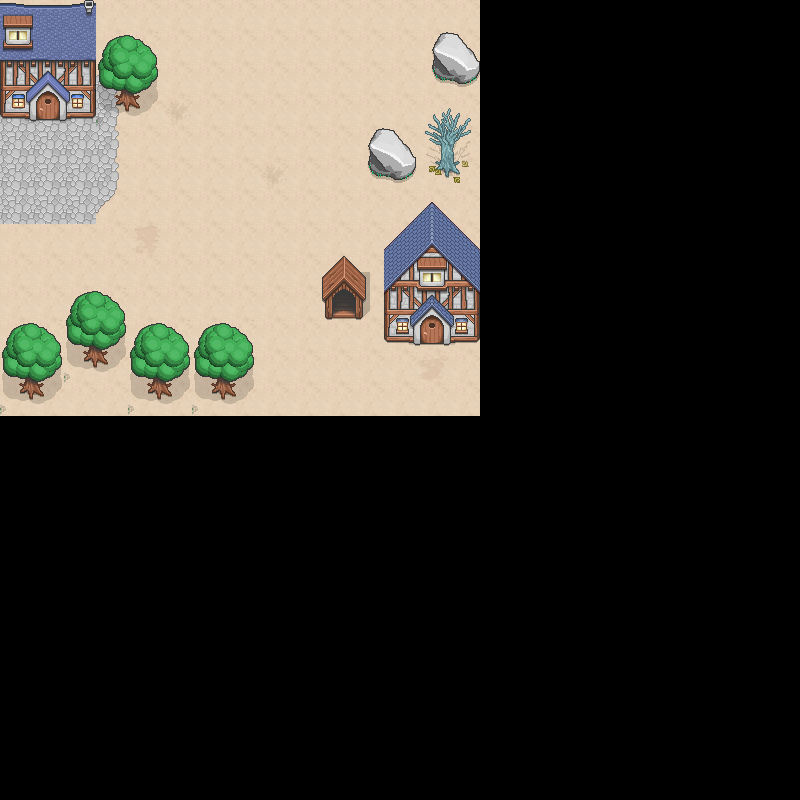

Below is a game level as drawn by its tile map, then a one-line description and the .tmx that defines it (tile-layer data replaced by summaries):
An orthogonal 25x25 tile map with 32x32 px tiles, 3 tile layers (Camada de Tiles 1, Camada de Tiles 3, Camada de Tiles 2).

<map version="1.0" orientation="orthogonal" width="25" height="25" tilewidth="32" tileheight="32">
 <tileset firstgid="1" name="browserquest" tilewidth="32" tileheight="32">
  <image source="../img/1/tilesheet.png" width="320" height="1568" />
 </tileset>
 <layer name="Camada de Tiles 1" width="25" height="25">
  <data>[625 cells, 195 non-empty, 4 distinct tile ids]</data>
 </layer>
 <layer name="Camada de Tiles 3" width="25" height="25">
  <data>[625 cells, 17 non-empty, 4 distinct tile ids]</data>
 </layer>
 <layer name="Camada de Tiles 2" width="25" height="25">
  <data>[625 cells, 75 non-empty, 47 distinct tile ids]</data>
 </layer>
</map>
